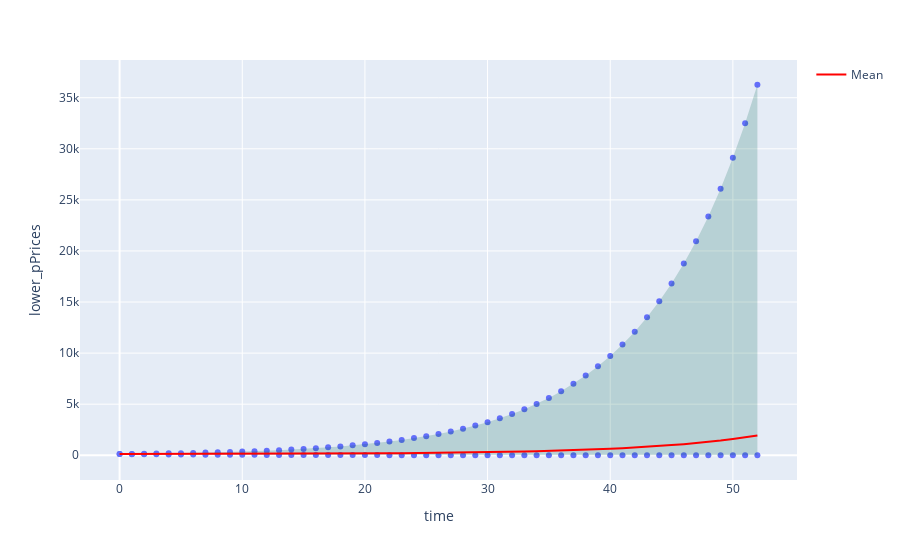

Notebook source saved alongside this figure:
### Code cell
analyzer.plot_ci(name='pPrices', time_col='time', scenario_col='scenario',filter={'asset':'^XAU'}, col_names=['scenario', 'asset', 'time'], confidence=.95, inline_plot=True)
